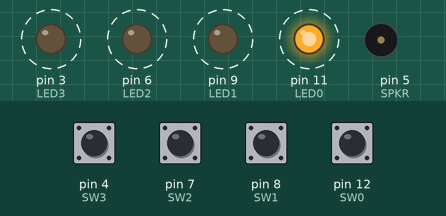
Bench run of a sketch on a simulated Arduino Uno, built with avr-gcc and run on an emulated ATmega328P. On the bench: output pins drawn as LEDs (lit = HIGH), buzzer (waves = sounding). Dashed ring = blinking. The inputs (shaded band) are chosen by the test bench; at power-on: pin 4 (SW3), pin 7 (SW2), pin 8 (SW1), pin 12 (SW0) HIGH. Random numbers use the default seed unless the sketch sets one.

Above: at 1.25 s.
1.3 s: pin 4 (SW3) pulled LOW for 0.15 s
At 3.9 s:
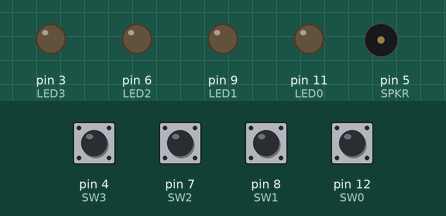
4.3 s: pin 7 (SW2) pulled LOW for 0.15 s
At 5.55 s:
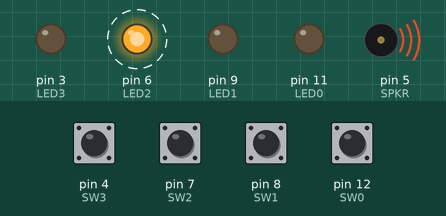
7.3 s: pin 8 (SW1) pulled LOW for 0.15 s
At 8.0 s:
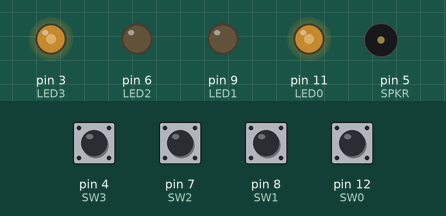
9.0 s: pin 4 (SW3) pulled LOW for 1 s
At 10.0 s:
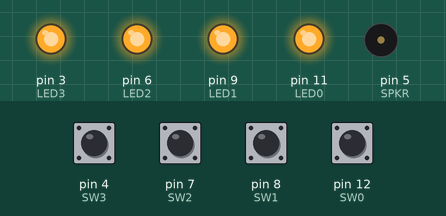
12.0 s: pin 7 (SW2) pulled LOW for 0.15 s
At 12.8 s:
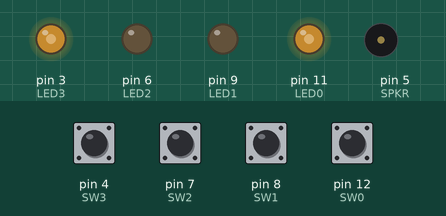
13.7 s: pin 4 (SW3) pulled LOW for 0.15 s
At 14.1 s:
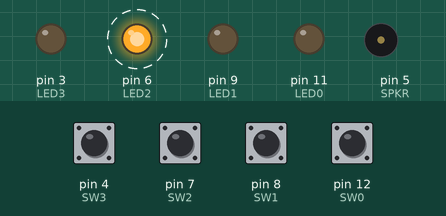
Timing chart, 0 to 17.8 s (numbered marks = the images above; inputs shaded):
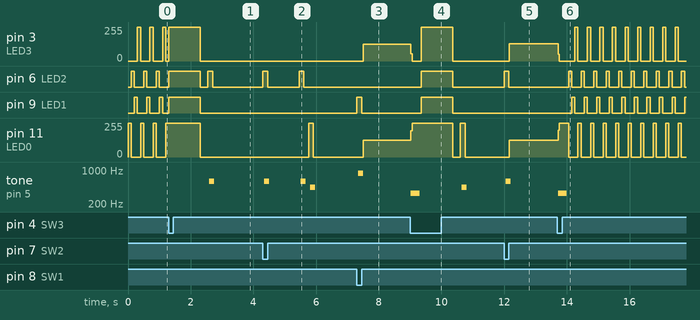

The sketch:

simon.ino
```cpp
#include "pitches.h"

#define CHOICE_OFF      0 //Used to control LEDs
#define CHOICE_NONE     0 //Used to check buttons
#define CHOICE_SW0     (1 << 0)
#define CHOICE_SW1     (1 << 1)
#define CHOICE_SW2     (1 << 2)
#define CHOICE_SW3     (1 << 3)

#define LED0     11
#define LED1     9
#define LED2     6
#define LED3     3

// Button pin definitions
#define SW0     12
#define SW1     8
#define SW2     7
#define SW3     4

// Buzzer pin definitions
#define SPKR    5

// Define game parameters
#define ROUNDS_TO_WIN      16//Number of rounds to succesfully remember before you win. 13 is do-able.
#define ENTRY_TIME_LIMIT   30000 //Amount of time to press a button before game times out. 3000ms = 3 sec

// Game state variables
int gameBoard[32]; //Contains the combination of buttons as we advance
int gameRound = 0; //Counts the number of succesful rounds the player has made it through

void setup()
{
  //Setup hardware inputs/outputs. These pins are defined in the hardware_versions header file

  pinMode(SW0, INPUT_PULLUP);
  pinMode(SW1, INPUT_PULLUP);
  pinMode(SW2, INPUT_PULLUP);
  pinMode(SW3, INPUT_PULLUP);

  pinMode(LED0, OUTPUT);
  pinMode(LED1, OUTPUT);
  pinMode(LED2, OUTPUT);
  pinMode(LED3, OUTPUT);

  pinMode(SPKR, OUTPUT);
  pinMode(SPKR, OUTPUT);
}

void loop()
{
  attractMode(); // Blink lights while waiting for user to press a button

  // Indicate the start of game play
  setLEDs(CHOICE_SW0 | CHOICE_SW1 | CHOICE_SW2 | CHOICE_SW3); // Turn all LEDs on
  delay(1000);
  setLEDs(CHOICE_OFF); // Turn off LEDs
  delay(250);

    // Play memory game and handle result
    if (play_memory() == true)
      play_winner(); // Player won, play winner tones
    else
      endMode(); // Player lost, play loser tones
}

// Play the regular memory game
// Returns 0 if player loses, or 1 if player wins
boolean play_memory(void)
{
  randomSeed(millis()); // Seed the random generator with random amount of millis()

  gameRound = 0; // Reset the game to the beginning

  while (gameRound < ROUNDS_TO_WIN)
  {
    add_to_moves(); // Add a button to the current moves, then play them back

    playMoves(); // Play back the current game board

    // Then require the player to repeat the sequence.
    for (int currentMove = 0 ; currentMove < gameRound ; currentMove++)
    {
      int choice = wait_for_button(); // See what button the user presses

      if (choice == 0) return false; // If wait timed out, player loses

      if (choice != gameBoard[currentMove]) return false; // If the choice is incorect, player loses
    }

    delay(1000); // Player was correct, delay before playing moves
  }

  return true; // Player made it through all the rounds to win!
}

// Plays the current contents of the game moves
void playMoves(void)
{
  for (int currentMove = 0 ; currentMove < gameRound ; currentMove++)
  {
    toner(gameBoard[currentMove], 150);

    // Wait some amount of time between button playback
    // Shorten this to make game harder
    delay(150); // 150 works well. 75 gets fast.
  }
}

// Adds a new random button to the game sequence, by sampling the timer
void add_to_moves(void)
{
  int newButton = random(0, 3); //min (included), max (exluded)

  // We have to convert this number, 0 to 3, to CHOICEs
  if(newButton == 0) newButton = CHOICE_SW0;
  else if(newButton == 1) newButton = CHOICE_SW1;
  else if(newButton == 2) newButton = CHOICE_SW2;

  gameBoard[gameRound++] = newButton; // Add this new button to the game array
}

// Lights a given LEDs
// Pass in a int that is made up from CHOICE_SW0, CHOICE_SW3, etc
void setLEDs(int leds)
{
  if ((leds & CHOICE_SW0) != 0)
    digitalWrite(LED0, HIGH);
  else
    digitalWrite(LED0, LOW);

  if ((leds & CHOICE_SW1) != 0)
    digitalWrite(LED1, HIGH);
  else
    digitalWrite(LED1, LOW);

  if ((leds & CHOICE_SW2) != 0)
    digitalWrite(LED2, HIGH);
  else
    digitalWrite(LED2, LOW);

  if ((leds & CHOICE_SW3) != 0)
    digitalWrite(LED3, HIGH);
  else
    digitalWrite(LED3, LOW);
}

// Wait for a button to be pressed.
// Returns one of LED colors (LED0, etc.) if successful, 0 if timed out
int wait_for_button(void)
{
  long startTime = millis(); // Remember the time we started the this loop

  while ( (millis() - startTime) < ENTRY_TIME_LIMIT) // Loop until too much time has passed
  {
    int button = checkButton();

    if (button != CHOICE_NONE)
    {
      toner(button, 150); // Play the button the user just pressed

      while(checkButton() != CHOICE_NONE) ;  // Now let's wait for user to release button

      delay(10); // This helps with debouncing and accidental double taps

      return button;
    }
  }

  return CHOICE_NONE; // If we get here, we've timed out!
}

// Returns a '1' bit in the position corresponding to CHOICE_SW0, CHOICE_SW1, etc.
int checkButton(void)
{
  if (digitalRead(SW0) == 0) return(CHOICE_SW0);
  else if (digitalRead(SW1) == 0) return(CHOICE_SW1);
  else if (digitalRead(SW2) == 0) return(CHOICE_SW2);
  else if (digitalRead(SW3) == 0) return(CHOICE_SW3);

  return(CHOICE_NONE); // If no button is pressed, return none
}

// Light an LED and play tone
void toner(int which, int buzz_length_ms)
{
  setLEDs(which); //Turn on a given LED

  //Play the sound associated with the given LED
  switch(which)
  {
  case CHOICE_SW0:
    buzz_sound(buzz_length_ms, 1136);
    break;
  case CHOICE_SW1:
    buzz_sound(buzz_length_ms, 568);
    break;
  case CHOICE_SW2:
    buzz_sound(buzz_length_ms, 851);
    break;
  case CHOICE_SW3:
    buzz_sound(buzz_length_ms, 638);
    break;
  }

  setLEDs(CHOICE_OFF); // Turn off all LEDs
}

// Toggle buzzer every buzz_delay_us, for a duration of buzz_length_ms.
void buzz_sound(int buzz_length_ms, int buzz_delay_us)
{
  // Convert total play time from milliseconds to microseconds
  long buzz_length_us = buzz_length_ms * (long)1000;

  // Loop until the remaining play time is less than a single buzz_delay_us
  while (buzz_length_us > (buzz_delay_us * 2))
  {
    buzz_length_us -= buzz_delay_us * 2; //Decrease the remaining play time

    // Toggle the buzzer at various speeds
    digitalWrite(SPKR, LOW);
    digitalWrite(SPKR, HIGH);
    delayMicroseconds(buzz_delay_us);

    digitalWrite(SPKR, HIGH);
    digitalWrite(SPKR, LOW);
    delayMicroseconds(buzz_delay_us);
  }
}

// Play the winner sound and lights
void play_winner(void)
{
  setLEDs(CHOICE_SW0 | CHOICE_SW1 | CHOICE_SW2| CHOICE_SW3);
  winner_sound();
  setLEDs(CHOICE_SW0 | CHOICE_SW1 | CHOICE_SW2| CHOICE_SW3);
  winner_sound();
  setLEDs(CHOICE_SW0 | CHOICE_SW1 | CHOICE_SW2| CHOICE_SW3);
  winner_sound();
  setLEDs(CHOICE_SW0 | CHOICE_SW1 | CHOICE_SW2| CHOICE_SW3);
  winner_sound();
}

// Play the winner sound
// This is just a unique (annoying) sound we came up with, there is no magic to it
void winner_sound(void)
{
  // Toggle the buzzer at various speeds
  for (int x = 250 ; x > 70 ; x--)
  {
    for (int y = 0 ; y < 3 ; y++)
    {
      digitalWrite(SPKR, HIGH);
      digitalWrite(SPKR, LOW);
      delayMicroseconds(x);

      digitalWrite(SPKR, LOW);
      digitalWrite(SPKR, HIGH);
      delayMicroseconds(x);
    }
  }
}

// Show an "attract mode" display while waiting for user to press button.
void attractMode(void)
{
  while(1)
  {
    setLEDs(CHOICE_SW0);
    delay(100);
    if (checkButton() == CHOICE_SW3) return;

    setLEDs(CHOICE_SW2);
    delay(100);
    if (checkButton() == CHOICE_SW3) return;

    setLEDs(CHOICE_SW1);
    delay(100);
    if (checkButton() == CHOICE_SW3) return;

    setLEDs(CHOICE_SW3);
    delay(100);
    if (checkButton() == CHOICE_SW3) return;
  }
}


void endMode(void)
{
  while(1)
  {
    setLEDs(CHOICE_SW0);
    if (checkButton() == CHOICE_SW3)
    {
    buzz_sound(255, 1500);
    return;
    }
    setLEDs(CHOICE_SW3);
    if (checkButton() == CHOICE_SW3)
    {
    buzz_sound(255, 1500);
    return;
    }
  }
}

int LEDnumber = 0; // Keeps track of which LED we are on during the beegees loop

// Each time this function is called the board moves to the next LED
void changeLED(void)
{
  setLEDs(1 << LEDnumber); // Change the LED

  LEDnumber++; // Goto the next LED
  if(LEDnumber > 3) LEDnumber = 0; // Wrap the counter if needed
}
```

pitches.h
```cpp
/*************************************************
 * Public Constants
 *************************************************/

#define NOTE_B0  31
#define NOTE_C1  33
#define NOTE_CS1 35
#define NOTE_D1  37
#define NOTE_DS1 39
#define NOTE_E1  41
#define NOTE_F1  44
#define NOTE_FS1 46
#define NOTE_G1  49
#define NOTE_GS1 52
#define NOTE_A1  55
#define NOTE_AS1 58
#define NOTE_B1  62
#define NOTE_C2  65
#define NOTE_CS2 69
#define NOTE_D2  73
#define NOTE_DS2 78
#define NOTE_E2  82
#define NOTE_F2  87
#define NOTE_FS2 93
#define NOTE_G2  98
#define NOTE_GS2 104
#define NOTE_A2  110
#define NOTE_AS2 117
#define NOTE_B2  123
#define NOTE_C3  131
#define NOTE_CS3 139
#define NOTE_D3  147
#define NOTE_DS3 156
#define NOTE_E3  165
#define NOTE_F3  175
#define NOTE_FS3 185
#define NOTE_G3  196
#define NOTE_GS3 208
#define NOTE_A3  220
#define NOTE_AS3 233
#define NOTE_B3  247
#define NOTE_C4  262
#define NOTE_CS4 277
#define NOTE_D4  294
#define NOTE_DS4 311
#define NOTE_E4  330
#define NOTE_F4  349
#define NOTE_FS4 370
#define NOTE_G4  392
#define NOTE_GS4 415
#define NOTE_A4  440
#define NOTE_AS4 466
#define NOTE_B4  494
#define NOTE_C5  523
#define NOTE_CS5 554
#define NOTE_D5  587
#define NOTE_DS5 622
#define NOTE_E5  659
#define NOTE_F5  698
#define NOTE_FS5 740
#define NOTE_G5  784
#define NOTE_GS5 831
#define NOTE_A5  880
#define NOTE_AS5 932
#define NOTE_B5  988
#define NOTE_C6  1047
#define NOTE_CS6 1109
#define NOTE_D6  1175
#define NOTE_DS6 1245
#define NOTE_E6  1319
#define NOTE_F6  1397
#define NOTE_FS6 1480
#define NOTE_G6  1568
#define NOTE_GS6 1661
#define NOTE_A6  1760
#define NOTE_AS6 1865
#define NOTE_B6  1976
#define NOTE_C7  2093
#define NOTE_CS7 2217
#define NOTE_D7  2349
#define NOTE_DS7 2489
#define NOTE_E7  2637
#define NOTE_F7  2794
#define NOTE_FS7 2960
#define NOTE_G7  3136
#define NOTE_GS7 3322
#define NOTE_A7  3520
#define NOTE_AS7 3729
#define NOTE_B7  3951
#define NOTE_C8  4186
#define NOTE_CS8 4435
#define NOTE_D8  4699
#define NOTE_DS8 4978
```

Measured:
- after the input at 1.3 s, tone on pin 5 (SPKR): silent → 582 Hz after 1.3 s, → silent 0.16 s later
- after the input at 4.3 s, pin 6 (LED2): alternates HIGH for 0.15 s and LOW for 1.0 s, starting at once; pin 11 (LED0): 0/255 → 255/255 after 1.5 s, → 0/255 0.15 s later; tone on pin 5 (SPKR): plays 582 Hz for 0.16 s, 582 Hz for 0.16 s, 437 Hz for 0.16 s, starting at once
- after the input at 7.3 s, pin 3 (LED3), pin 11 (LED0): 0/255 → 127/255 after 0.20 s; pin 9 (LED1): LOW → HIGH at once, → LOW 0.15 s later; tone on pin 5 (SPKR): silent → 867 Hz at once, → silent 0.16 s later
- after the input at 9.0 s, pin 3 (LED3): 127/255 → 0/255 at once, → 255/255 0.33 s later, → 0/255 1.0 s later; pin 6 (LED2): LOW → HIGH after 0.35 s, → LOW 1.0 s later
- after the input at 12.0 s, pin 3 (LED3): 0/255 → 128/255 after 0.16 s; pin 6 (LED2): LOW → HIGH at once, → LOW 0.15 s later; pin 11 (LED0): 0/255 → 127/255 after 0.16 s; tone on pin 5 (SPKR): silent → 582 Hz at once, → silent 0.16 s later
- after the input at 13.7 s, pin 6 (LED2): alternates HIGH for 0.10 s and LOW for 0.30 s, starting after 0.35 s; pin 9 (LED1): alternates HIGH for 0.10 s and LOW for 0.30 s, starting after 0.45 s; tone on pin 5 (SPKR): silent → 331 Hz at once, → silent 0.28 s later
